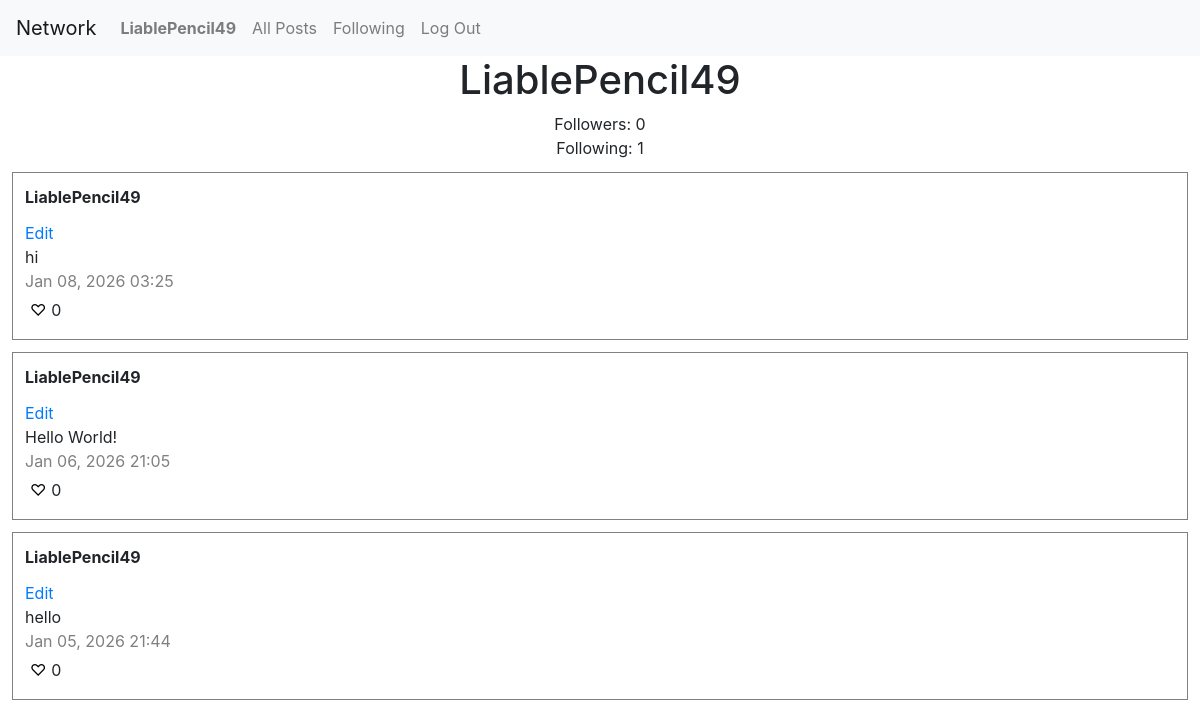
Before: /profile/LiablePencil49/ (signed in) with the older database file.
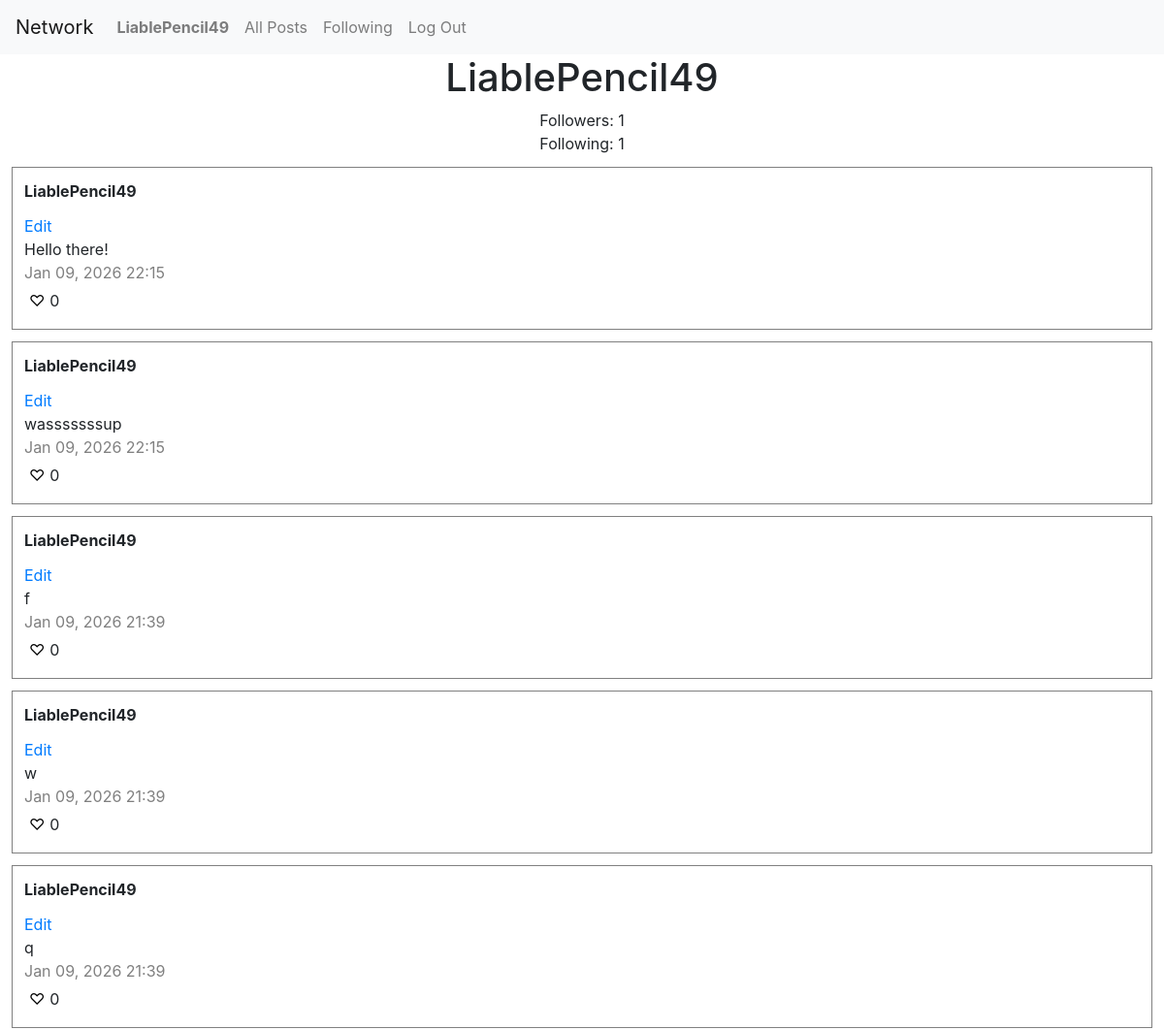
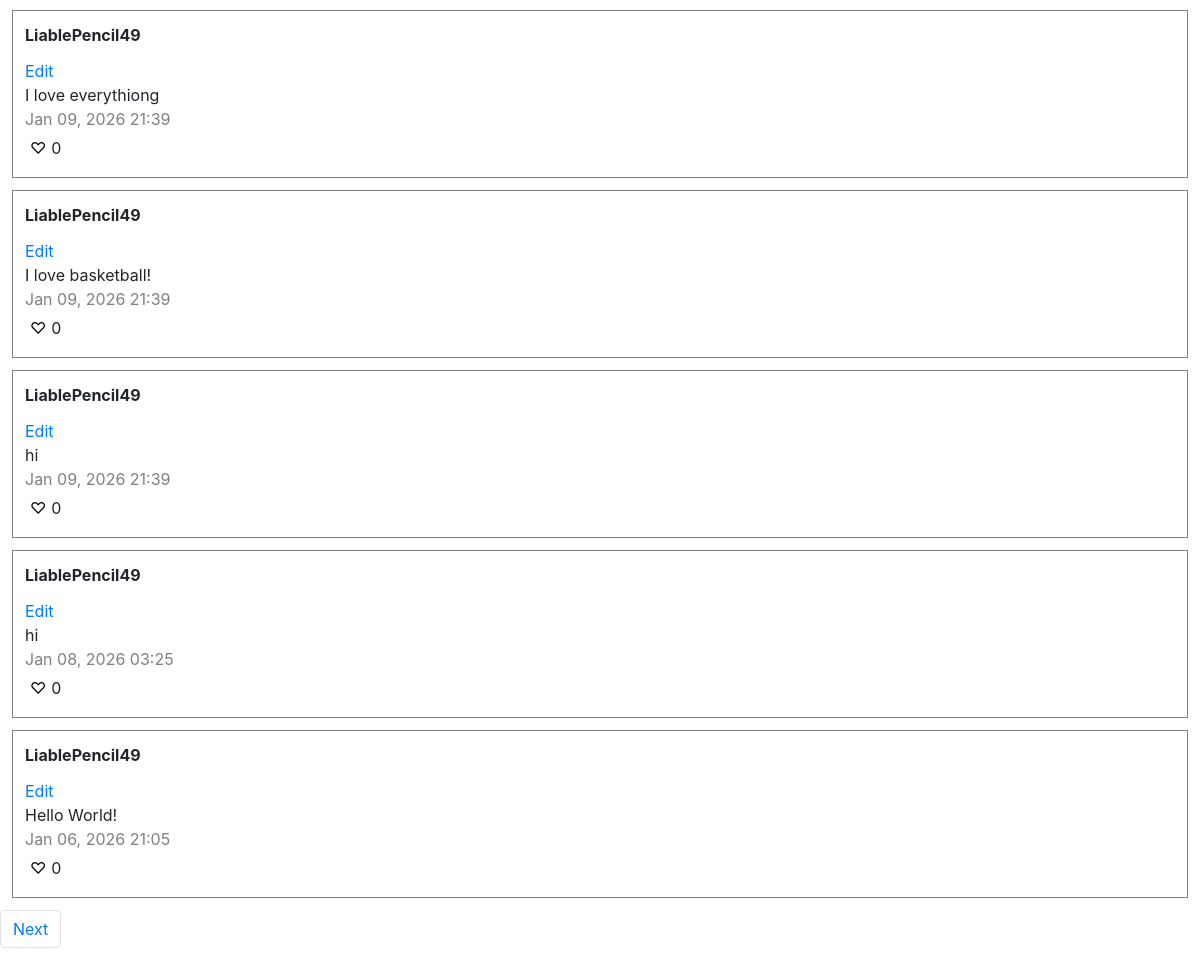
After: the same page with the newer database file (2 pictures, top to bottom).
### network/models.py (models this page shows)
class Post(models.Model):
    creator = models.ForeignKey(User, on_delete=models.CASCADE, related_name="posts")
    content = models.TextField(max_length=2000)
    timestamp = models.DateTimeField(auto_now_add=True)

class User(AbstractUser):
    pass

### network/views.py (the view)
# urls.py: path("profile/<str:username>/", views.profile_view, name="profile"),
@login_required
def profile_view(request, username):
    if request.method == 'GET':
        user = User.objects.get(username=username)
        follows = Follow.objects.filter(followed=user, follower=request.user).exists()
        posts = Post.objects.filter(creator=user).order_by("-timestamp")
        liked = []
        for post in posts:
            if Like.objects.filter(liker=request.user, post=post).exists():
                liked.append(post)
        user_followers = user.followers.count()
        user_following = user.following.count()
        page_number = request.GET.get('page')
        page = pagination(posts, page_number)
        return render(request, "network/profile.html", { "username": user, "page": page, "followers": user_followers, "following": user_following, "follows": follows, "liked": liked })

### network/views.py (called while the page is built)
def pagination(posts, page_number):
    paginator = Paginator(posts, 10)
    try:
        page = paginator.page(page_number)
    except PageNotAnInteger:
        page = paginator.page(1)
    except EmptyPage:
        page = paginator.page(paginator.num_pages)
    return page

### network/templates/network/profile.html (shortened to what this page needs)
{% extends "network/layout.html" %}
{% block body %}
    <h1 style="text-align: center;">{{ username }}</h1>
    <p id="followers-count" style="text-align: center;">Followers: {{ followers }}</p>
    <p id="following-count" style="text-align: center;">Following: {{ following }}</p>
<div class="posts">
    {% for post in page %}
        <div class="post">
            <strong><a class="username" href="{% url 'profile' username=post.creator.username %}">{{ post.creator.username }}</a></strong>
            {% if user == post.creator %}
                <div id="text-editor-{{ post.id }}">
                    <p><a href="#" class="edit text-primary" data-post-id="{{ post.id }}">Edit</a></p>
                </div>
            {% endif %}
            <p id="content-{{ post.id }}">{{ post.content }}</p>
            <p id="timestamp">{{ post.timestamp|date:"M d, Y H:i" }}</p>
            <button data-post-id="{{ post.id }}" class="{% if post in liked %}filled heart{% else %}heart{% endif %}">{% if post in liked %}&#9829;{% else %}&#9825;{% endif %}</button><span id="likes-{{ post.id }}">{{ post.likes.count }}</span>
        </div>
    {% empty %}
        <p>No posts yet.</p>
    {% endfor %}
</div>
<ul class="pagination">
    {% if page.has_next %}
    <li class="page-item"><a class="page-link" href="?page={{ page.next_page_number }}">Next</a></li>
    {% endif %}
</ul>
{% endblock %}

Changed rows visible on the page:
no longer on this page (row unchanged): Post: creator.username "LiablePencil49", content "hello", timestamp "Jan 05, 2026 21:44", likes.count "0"
added Post: creator.username "LiablePencil49", content "Hello there!", timestamp "Jan 09, 2026 22:15", likes.count "0"
added Post: creator.username "LiablePencil49", content "wasssssssup", timestamp "Jan 09, 2026 22:15", likes.count "0"
added Post: creator.username "LiablePencil49", content "f", timestamp "Jan 09, 2026 21:39", likes.count "0"
added Post: creator.username "LiablePencil49", content "w", timestamp "Jan 09, 2026 21:39", likes.count "0"
added Post: creator.username "LiablePencil49", content "q", timestamp "Jan 09, 2026 21:39", likes.count "0"
added Post: creator.username "LiablePencil49", content "I love everythiong", timestamp "Jan 09, 2026 21:39", likes.count "0"
added Post: creator.username "LiablePencil49", content "I love basketball!", timestamp "Jan 09, 2026 21:39", likes.count "0"
added Post: creator.username "LiablePencil49", content "hi", timestamp "Jan 09, 2026 21:39", likes.count "0"
Other visible differences:
{{ followers }}: "0" → "1"
text now shown: "Next"
